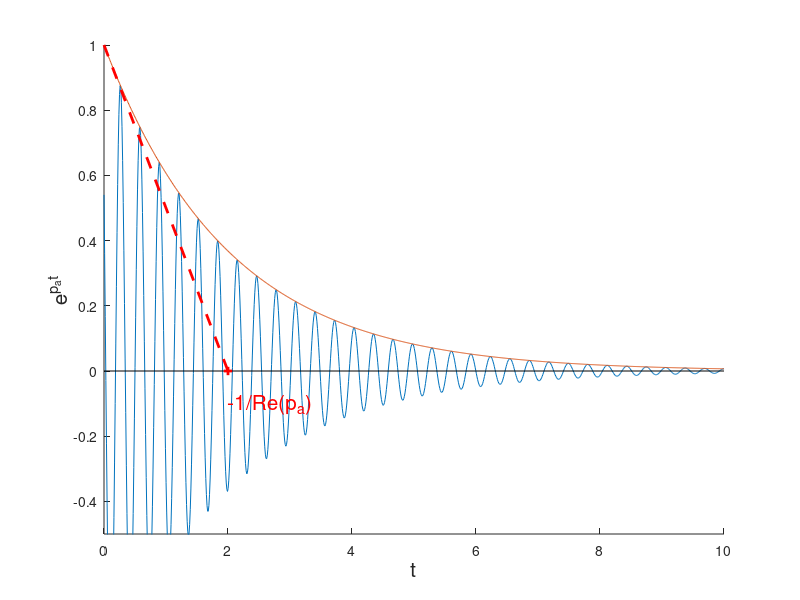
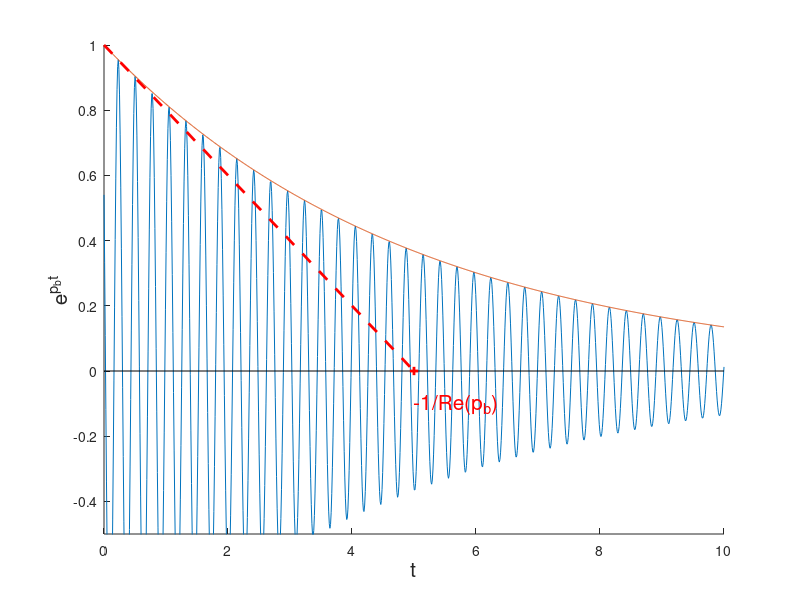
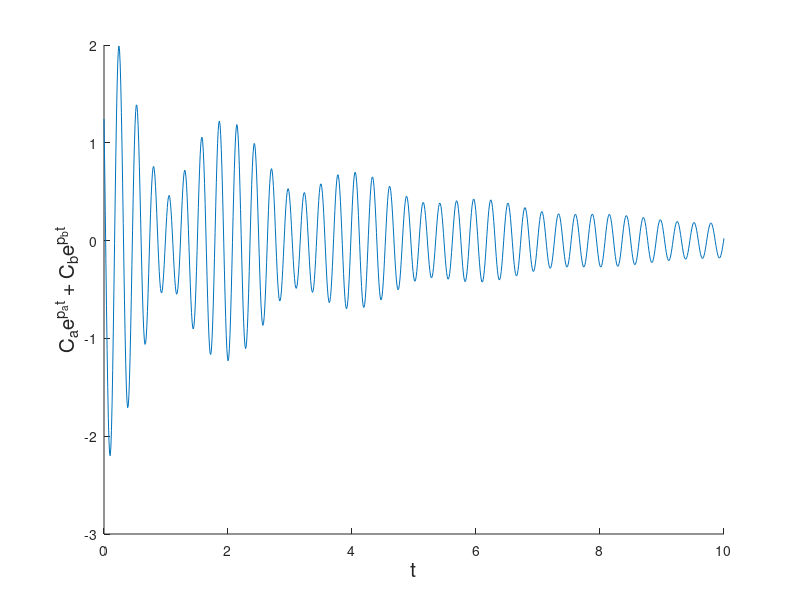

These charts were generated, in order, by the following MATLAB code:
%% premier pole

pa = -0.5 + 20i;
phi = 1;



t = linspace(0, 10, 1000);
X = exp(pa*t+1i*phi);
x = real(X);
A = abs(X);


fig = figure;
ax = axes(fig);
hold(ax, 'on');
plot(ax, t, x);
plot(ax, t, A);
plot(ax, [t(1), t(end)], [0, 0], 'black');
plot(ax, [0, -1/real(pa)], [1, 0], 'r--', 'LineWidth', 2);
plot(ax, -1/real(pa), 0, 'r+', 'LineWidth', 2);
text(ax, -1/real(pa), -0.1, '-1/Re(p_a)', 'FontSize', 15, 'Color', 'red');
ylim(ax, [-0.5, 1]);
xlabel(ax, 't', 'FontSize', 15);
ylabel(ax, 'e^{p_at}', 'FontSize', 15);




%% premier pole

pb = -0.2 + 23i;
phi = 1;



X = exp(pb*t+1i*phi);
x = real(X);
A = abs(X);


fig = figure;
ax = axes(fig);
hold(ax, 'on');
plot(ax, t, x);
plot(ax, t, A);
plot(ax, [t(1), t(end)], [0, 0], 'black');
plot(ax, [0, -1/real(pb)], [1, 0], 'r--', 'LineWidth', 2);
plot(ax, -1/real(pb), 0, 'r+', 'LineWidth', 2);
text(ax, -1/real(pb), -0.1, '-1/Re(p_b)', 'FontSize', 15, 'Color', 'red');
ylim(ax, [-0.5, 1]);
xlabel(ax, 't', 'FontSize', 15);
ylabel(ax, 'e^{p_bt}', 'FontSize', 15);


%% somme

S = exp(pa*t+1i*phi) + 1.3*exp(pb*t+1i*phi);


fig = figure;
ax = axes(fig);
hold(ax, 'on');
plot(ax, t, real(S));
xlabel(ax, 't', 'FontSize', 15);
ylabel(ax, 'C_ae^{p_at} + C_be^{p_bt}', 'FontSize', 15);
